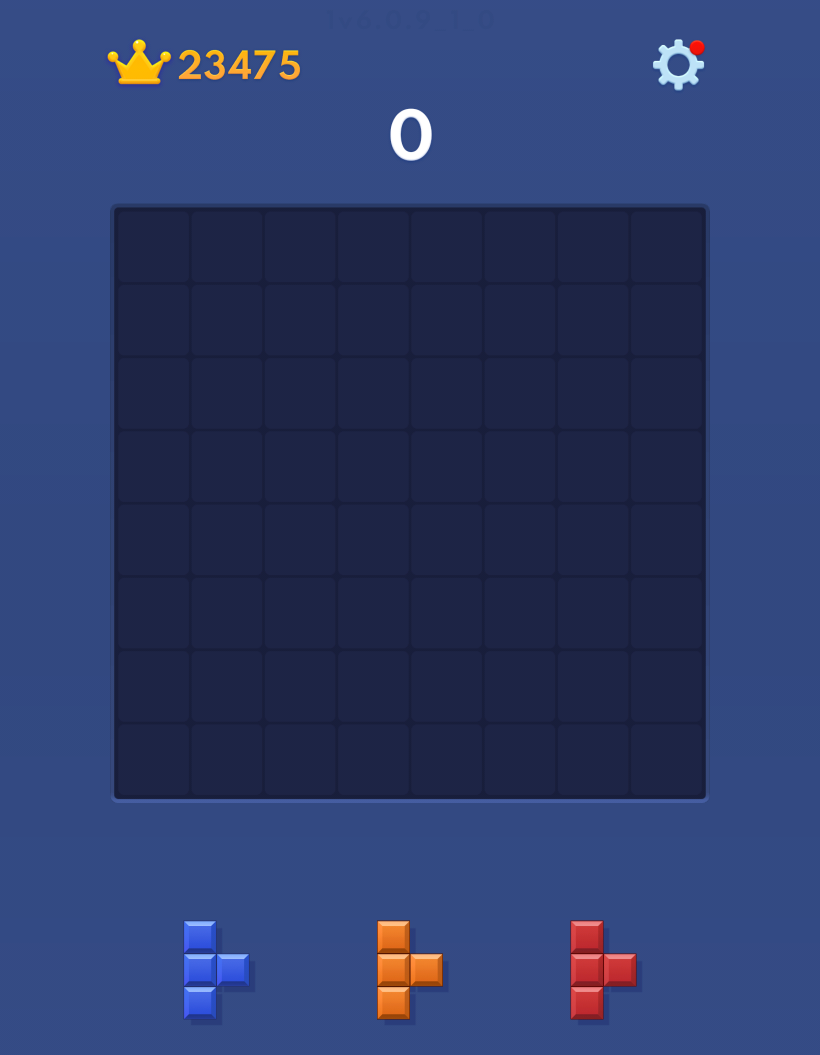
#> input picture open-cv/picture/assets/test_image_0.png, 1640 x 2109 px (shown at 1/2 size)
$ python -i grid_extractor.py   (imports and definitions only)
#> lines starting #> are read from the running program, lines starting #| are printed output that depends on the picture; after the words box and inside, x2 and y2 are one past the last pixel; in counts of white or black regions, pixels touching at a corner belong together
#> further down, picture is the input picture: shape (2109, 1640, 3); mean B, G, R 105.2, 59.4, 45
# extractors/grid_extractor.py

import cv2
import numpy as np

def extract_grid(img):
    """
    Mengekstrak grid 8x8 dari screenshot game.

    Args:
        img (np.ndarray): Gambar screenshot game (BGR atau RGB)

    Returns:
        np.ndarray: Matriks 8x8 (isi 0 dan 1)
    """
    grid_size = 8
    resize_dim = 512
    crop_coords = (230, 420, 1400, 1600)  # Disesuaikan agar pas dengan area grid

    x1, y1, x2, y2 = crop_coords
    cropped = img[y1:y2, x1:x2]
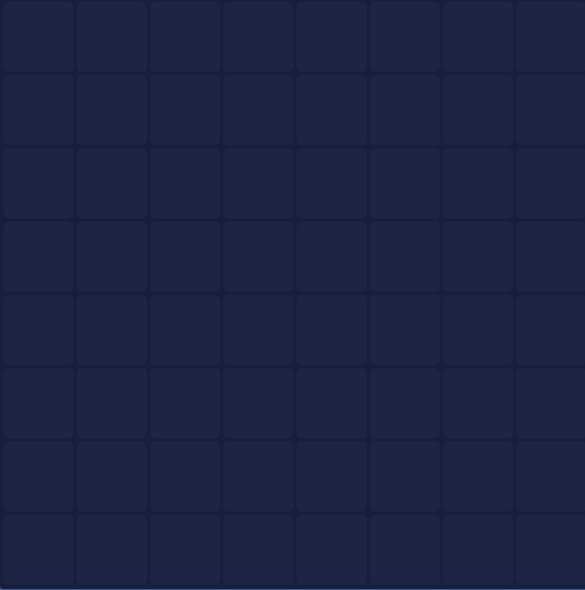
#> cropped: shape (1180, 1170, 3) (shown at 1/2 size); mean B, G, R 68.3, 35.6, 28.6
    img_resized = cv2.resize(cropped, (resize_dim, resize_dim))
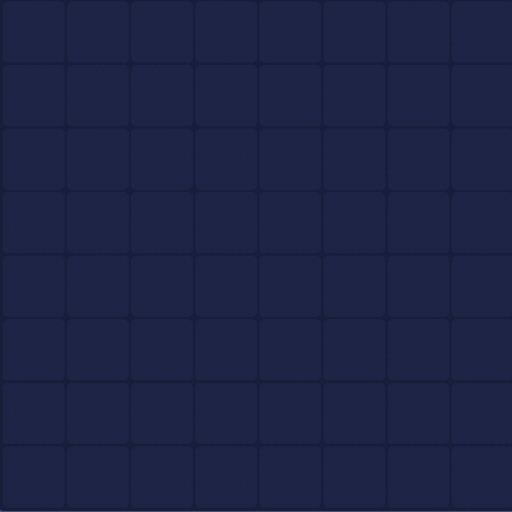
#> img_resized: shape (512, 512, 3); mean B, G, R 68.2, 35.6, 28.5
    gray = cv2.cvtColor(img_resized, cv2.COLOR_BGR2GRAY)

    binary = cv2.adaptiveThreshold(gray, 255,
                                   cv2.ADAPTIVE_THRESH_MEAN_C,
                                   cv2.THRESH_BINARY_INV,
                                   11, 3)
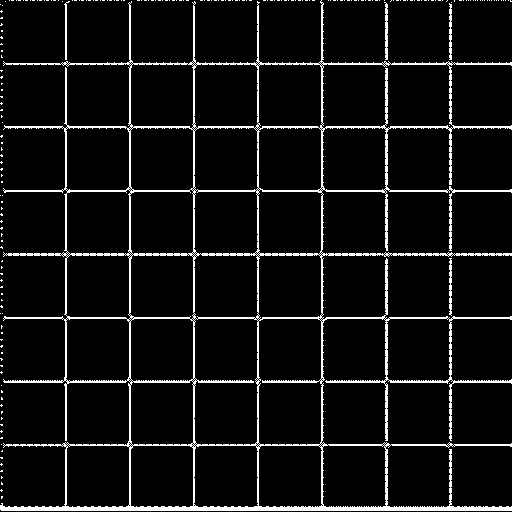
#> binary: shape (512, 512); 6.9% white in thin lines or dots

    cell_size = resize_dim // grid_size
    grid = []

    for y in range(grid_size):
        row = []
        for x in range(grid_size):
            pad = int(cell_size * 0.2)
            x_start = x * cell_size + pad
            y_start = y * cell_size + pad
            x_end = (x + 1) * cell_size - pad
            y_end = (y + 1) * cell_size - pad

            cell = binary[y_start:y_end, x_start:x_end]
            nonzero_count = cv2.countNonZero(cell)
            total_pixels = cell.shape[0] * cell.shape[1]

            filled_ratio = nonzero_count / total_pixels
            value = 1 if filled_ratio > 0.1 else 0  # Threshold bisa disesuaikan
            row.append(value)
        grid.append(row)
#> cell: shape (40, 40); every value is 0
#> after the loop, grid = [[0, 0, 0, 0, 0, 0, 0, 0], [0, 0, 0, 0, 0, 0, 0, 0], [0, 0, 0, 0, 0, 0, 0, 0], [0, 0, 0, 0, 0, 0, 0, 0], [0, 0, 0, 0, 0, 0, 0, 0], [0, 0, 0, 0, 0, 0, 0, 0], [0, 0, 0, 0, 0, 0, 0, 0], [0, 0, 0, 0, 0, 0, 0, 0]]

    return np.array(grid, dtype=np.uint8)

>>> import cv2
>>> picture = cv2.imread('../../picture/assets/test_image_0.png')
>>> result = extract_grid(picture)
